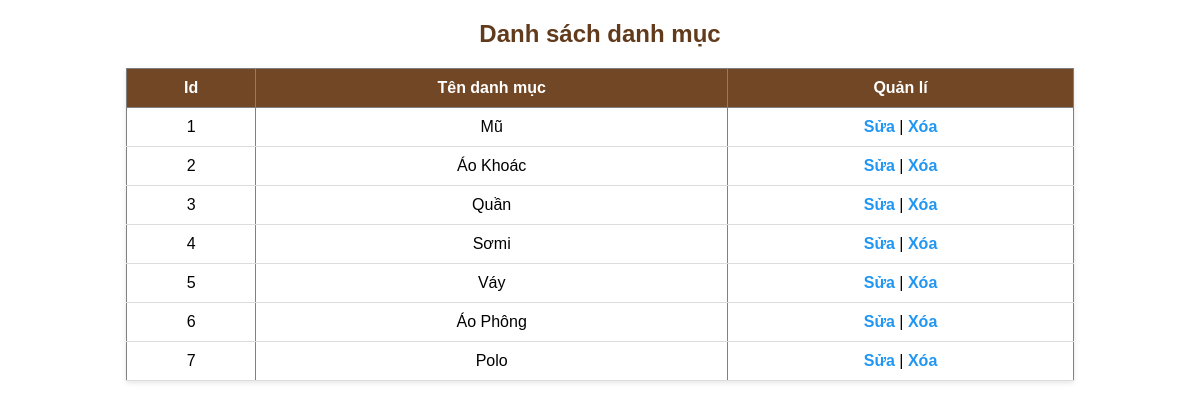
The app's page /admincp/modules/quanlidanhmucsp/lietke.php with its own data.
### tables this page shows
CREATE TABLE `tbl_categories` (
  `id_category` int(11) NOT NULL,
  `name` varchar(100) NOT NULL,
  `thutu` int(11) NOT NULL
);

### admincp/modules/quanlidanhmucsp/lietke.php (the view)
<?php
    $sql_lietke_danhmucsp = "SELECT * FROM tbl_categories ORDER BY thutu DESC";
    $query_lietke_danhmucsp = mysqli_query($conn, $sql_lietke_danhmucsp);
?>
<h2>Danh sách danh mục</h2>
<table border="1" width="80%">
    <tr>
        <th>Id</th>
        <th>Tên danh mục</th>
        <th>Quản lí</th>
    </tr>
<?php
    $i = 0;
    while($row = mysqli_fetch_array($query_lietke_danhmucsp)){
        $i++;
?>
    <tr>
        <td><?php echo $i ?></td>
        <td><?php echo $row['name'] ?></td>
        <td>
            <a href="?action=quanlidanhmuc&query=sua&id_category=<?php echo $row['id_category']; ?>">Sửa</a> | <a href="modules/quanlidanhmucsp/xuli.php?id_category=<?php echo $row['id_category']; ?>">Xóa</a>
        </td>
    </tr>
<?php
    }
?>
</table>
<head>
    <link rel="stylesheet" href="css/quanlidanhmuc.css">
</head>

### admincp/css/quanlidanhmuc.css (style rules this page uses)
table { border-collapse: collapse; width: 80%; margin: 20px auto; font-family: Arial, sans-serif; background-color: #fff; box-shadow: 0 2px 5px rgba(0,0,0,0.1); }
table th { background-color: #724725; color: white; padding: 10px; text-align: center; font-size: 16px; }
table td { padding: 10px; text-align: center; border-bottom: 1px solid #ddd; }
table a { text-decoration: none; color: #2196F3; font-weight: bold; transition: 0.3s; }
h2 { text-align: center; font-family: Arial, sans-serif; margin-top: 20px; color: #623a1c; }

### records on screen
tbl_categories: name "Mũ"
tbl_categories: name "Áo Khoác"
tbl_categories: name "Quần"
tbl_categories: name "Sơmi"
tbl_categories: name "Váy"
tbl_categories: name "Áo Phông"
tbl_categories: name "Polo"
